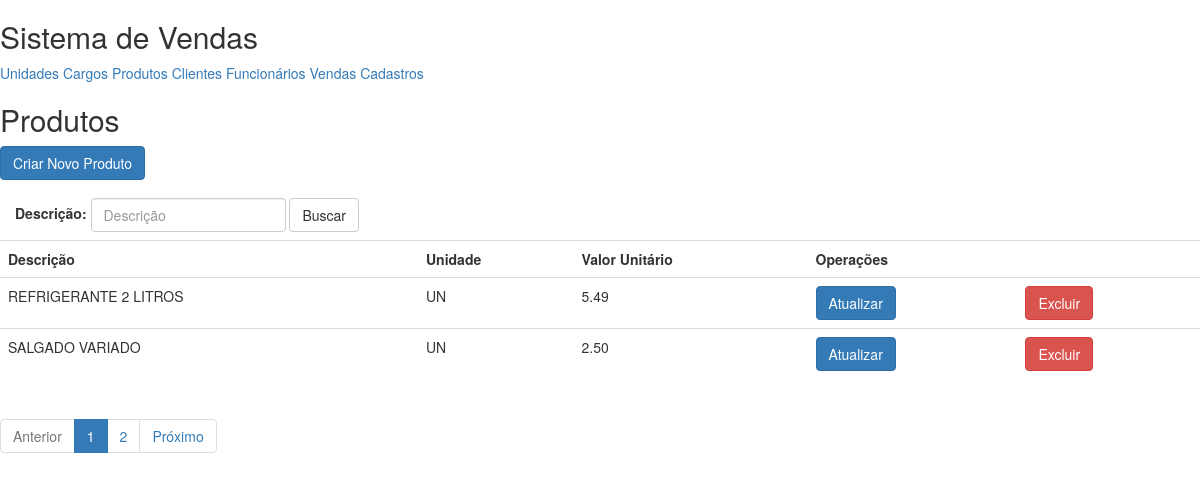
The app's page /appvendas/produto/list with its own data.
### appvendas/models.py (models this page shows, shortened)
class Produto(models.Model):
    descricao=models.CharField("Descrição",max_length=255)
    valorUnitario=models.DecimalField("Valor Unitário",max_digits=10,decimal_places=2)
    unidade=models.ForeignKey(Unidade,on_delete=models.PROTECT,verbose_name="Unidade")

class Unidade(models.Model):
    descricao=models.CharField("Descrição",max_length=100)
    sigla=models.CharField("Sigla",max_length=5)

### appvendas/views.py (the view)
def produto_list(request):
    criterio = request.GET.get('criterio')
    if(criterio):
        produtos = Produto.objects.filter(descricao__contains=criterio)
    else:
        produtos = Produto.objects.all().order_by('descricao')
        criterio = ""
    paginator = Paginator(produtos, 2)
    page = request.GET.get('page')
    try:
        produtos = paginator.page(page)
    except PageNotAnInteger:
        produtos = paginator.page(1)
    except EmptyPage:
        produtos = paginator.page(paginator.num_pages)
    dados= {'produtos':produtos, 'criterio':criterio,'paginator':paginator,'page_obj':produtos}
    return render(request,'produto/produto_list.html',dados)

### templates/produto/produto_list.html
{% extends 'base.html' %}
{% block conteudo %}
    <h2>Produtos</h2>
    <p><a href="{% url 'produto_new' %}" class="btn btn-primary" >Criar Novo Produto</a></p>
    <form class="navbar-form navbar-left" role="search" method="get" action="{% url 'produto_list' %}">
        <div class="form-group">
            <label for="criterio">Descrição:</label>
            <input type="text" id="criterio" name="criterio" value="{{ criterio }}" class="form-control" placeholder="Descrição">
        </div>
        <button type="submit" class="btn btn-default">Buscar</button>
    </form>
<table class="table table-hover">
  <tr>
    <th>Descrição</th>
    <th>Unidade</th>
    <th>Valor Unitário</th>
      <th colspan="2">Operações</th>
  </tr>
    {% for produto in produtos %}
        <tr>
            <td>{{ produto.descricao | upper }}</td>
            <td>{{ produto.unidade.sigla }}</td>
            <td>{{ produto.valorUnitario | floatformat:2 }}</td>
            <td><a href="{%  url 'produto_update' produto.pk %}" class="btn btn-primary"> Atualizar</a></td>
            <td><a href="{%  url 'produto_delete' produto.pk %}" class="btn btn-danger"> Excluir</a></td>
        </tr>
    {% endfor %}
</table>
    {% include 'utils/paginacao.html' %}
{% endblock %}

### records on screen
Produto: descricao "REFRIGERANTE 2 LITROS", unidade.sigla "UN", valorUnitario "5.49"
Produto: descricao "SALGADO VARIADO", unidade.sigla "UN", valorUnitario "2.50"

### other values on screen
{{ page }} "1" "2"
